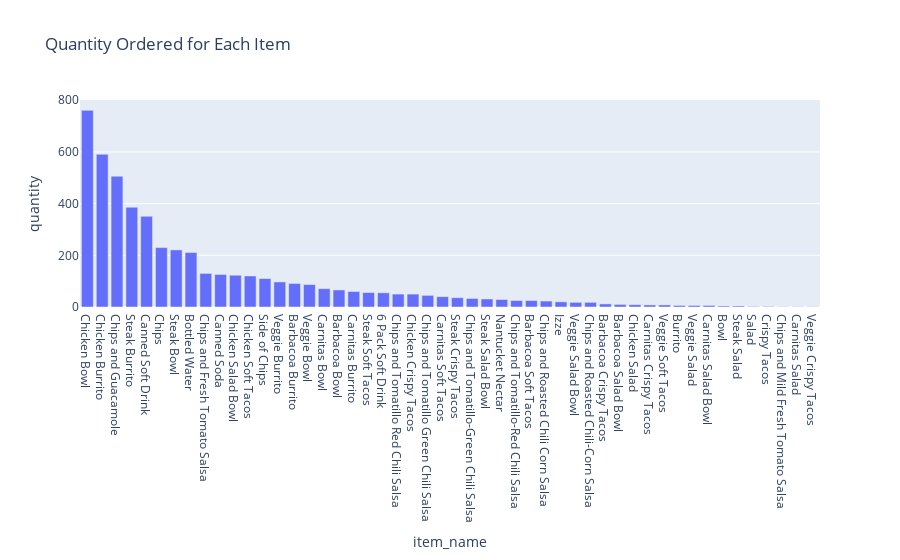

The notebook cell this image was saved under:
### Code cell
px.bar(quan_item, x='item_name', y ='quantity', title = 'Quantity Ordered for Each Item')

### Figure 1 — Plotly figure (JSON) as saved in the notebook; plotly's stock layout.template omitted (floating-point values rounded to 4 significant figures)
{"data": [{"alignmentgroup": "True", "hovertemplate": "item_name=%{x}<br>quantity=%{y}<extra></extra>", "legendgroup": "", "marker": {"color": "#636efa", "pattern": {"shape": ""}}, "name": "", "offsetgroup": "", "orientation": "v", "showlegend": false, "textposition": "auto", "type": "bar", "x": ["Chicken Bowl", "Chicken Burrito", "Chips and Guacamole", "Steak Burrito", "Canned Soft Drink", "Chips", "Steak Bowl", "Bottled Water", "Chips and Fresh Tomato Salsa", "Canned Soda", "Chicken Salad Bowl", "Chicken Soft Tacos", "Side of Chips", "Veggie Burrito", "Barbacoa Burrito", "Veggie Bowl", "Carnitas Bowl", "Barbacoa Bowl", "Carnitas Burrito", "Steak Soft Tacos", "6 Pack Soft Drink", "Chips and Tomatillo Red Chili Salsa", "Chicken Crispy Tacos", "Chips and Tomatillo Green Chili Salsa", "Carnitas Soft Tacos", "Steak Crispy Tacos", "Chips and Tomatillo-Green Chili Salsa", "Steak Salad Bowl", "Nantucket Nectar", "Chips and Tomatillo-Red Chili Salsa", "Barbacoa Soft Tacos", "Chips and Roasted Chili Corn Salsa", "Izze", "Veggie Salad Bowl", "Chips and Roasted Chili-Corn Salsa", "Barbacoa Crispy Tacos", "Barbacoa Salad Bowl", "Chicken Salad", "Carnitas Crispy Tacos", "Veggie Soft Tacos", "Burrito", "Veggie Salad", "Carnitas Salad Bowl", "Bowl", "Steak Salad", "Salad", "Crispy Tacos", "Chips and Mild Fresh Tomato Salsa", "Carnitas Salad", "Veggie Crispy Tacos"], "xaxis": "x", "y": [761, 591, 506, 386, 351, 230, 221, 211, 130, 126, 123, 120, 110, 97, 91, 87, 71, 66, 60, 56, 55, 50, 50, 45, 40, 36, 33, 31, 29, 25, 25, 23, 20, 18, 18, 12, 10, 9, 8, 8, 6, 6, 6, 4, 4, 2, 2, 1, 1, 1], "yaxis": "y"}], "layout": {"barmode": "relative", "legend": {"tracegroupgap": 0}, "title": {"text": "Quantity Ordered for Each Item"}, "xaxis": {"anchor": "y", "domain": [0, 1], "title": {"text": "item_name"}}, "yaxis": {"anchor": "x", "domain": [0, 1], "title": {"text": "quantity"}}}}
